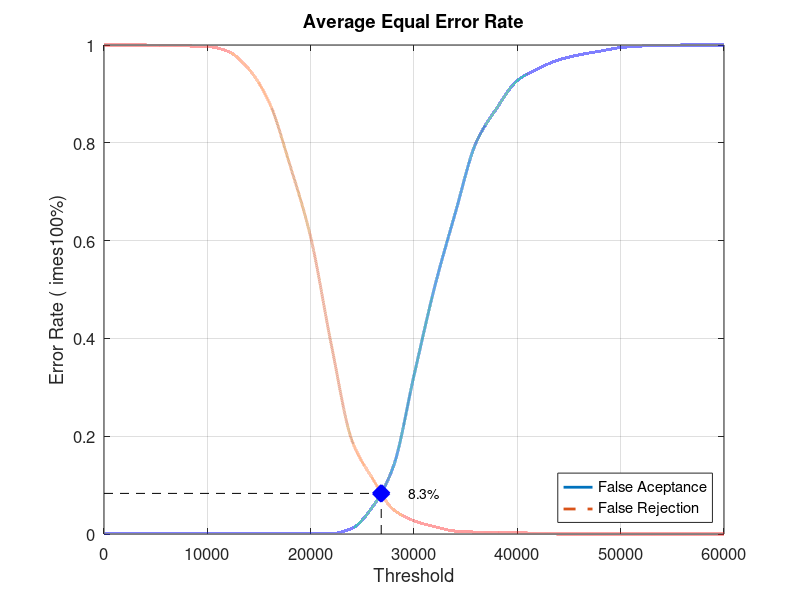
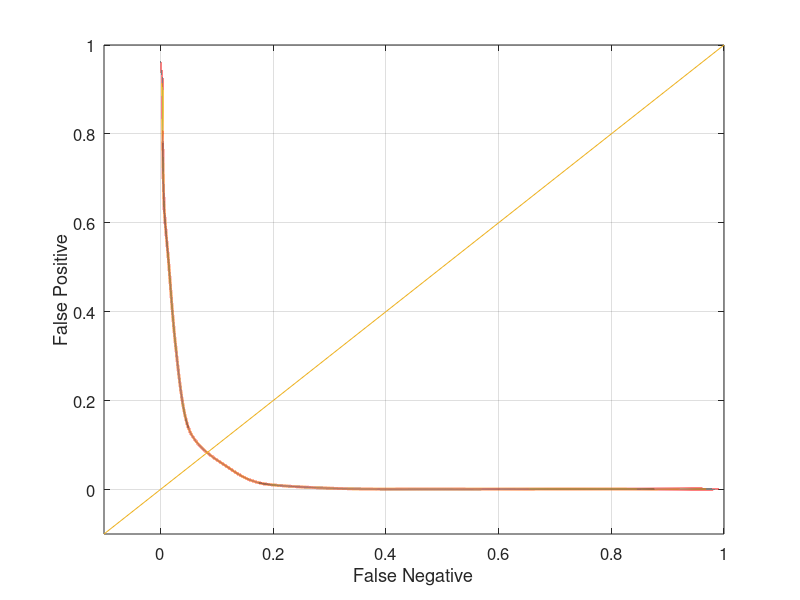

These figures' MATLAB source, in order:
close all;
clear;
clc;
x = 0:2000:60000;
xq = 0:0.5:60000;

y0 = [0 0.00105263 0.00105263 0.00105263 0.00105263 0.00105263 0.00105263 0.00105263 0.00105263 0.00105263 0.00105263 0.00105263 0.0115789 0.0557895 0.137895 0.324211 0.505263 0.656842 0.8 0.870526 0.927368 0.951579 0.969474 0.98 0.987368 0.994737 0.997895 0.998947 1 1 1]
yy0 = interp1(x, y0, xq, 'pchip');
y1 = [1 1 1 0.998 0.998 0.997 0.987 0.951 0.882 0.754 0.607 0.387 0.191 0.113 0.05 0.027 0.015 0.006 0.004 0.004 0.003 0.001 0 0 0 0 0 0 0 0 0]
yy1 = interp1(x, y1, xq, 'pchip');

% Calculating EER: 
y2 = abs(y0 - y1);
find(y2 == min(y2))
yy2 = abs(yy0 - yy1);
xEER = find(yy2 == min(yy2));
xEERIndex = xq(xEER) % X-axis EER
yEER = yy0(xEER) % Y-axis EER

main = figure
plot(xq, yy0,'-','LineWidth', 2);	hold on
plot(xq, yy1,'--','LineWidth', 2);	hold on
plot([xEERIndex xEERIndex], [0 yEER], 'k--');	hold on
plot([0 xEERIndex], [yEER yEER], 'k--');	hold on
plot(xEERIndex, yEER, 'bx', 'LineWidth', 10);	hold on
text(xEERIndex + 10 * xEERIndex / 100, yEER, [num2str(round((10000 * yEER)) / 100) '%'])
legend('False Aceptance', 'False Rejection', 'Location', 'SouthEast')
xlabel('Threshold')
ylabel('Error Rate (	imes100%)')
title('Average Equal Error Rate')
set(gca, 'FontSize', 12)
axis([0 60000 0 1])
grid on

print(main, 'Database4AverageMain', '-dpng');
FNRxFPR = figure('Color', [1 1 1]);
plot(yy1, yy0, '-', yy1, yy0, 'LineWidth', 2);
hold on
y = -0.1:0.1:1
plot(y, y); 
set(gca, 'FontSize', 12)
xlabel('False Negative')
ylabel('False Positive')
axis([-0.1 1 -0.1 1])
set(gca, 'FontSize', 12)
grid on

print(FNRxFPR, 'Database4AverageFNRxFPR','-dpng');
